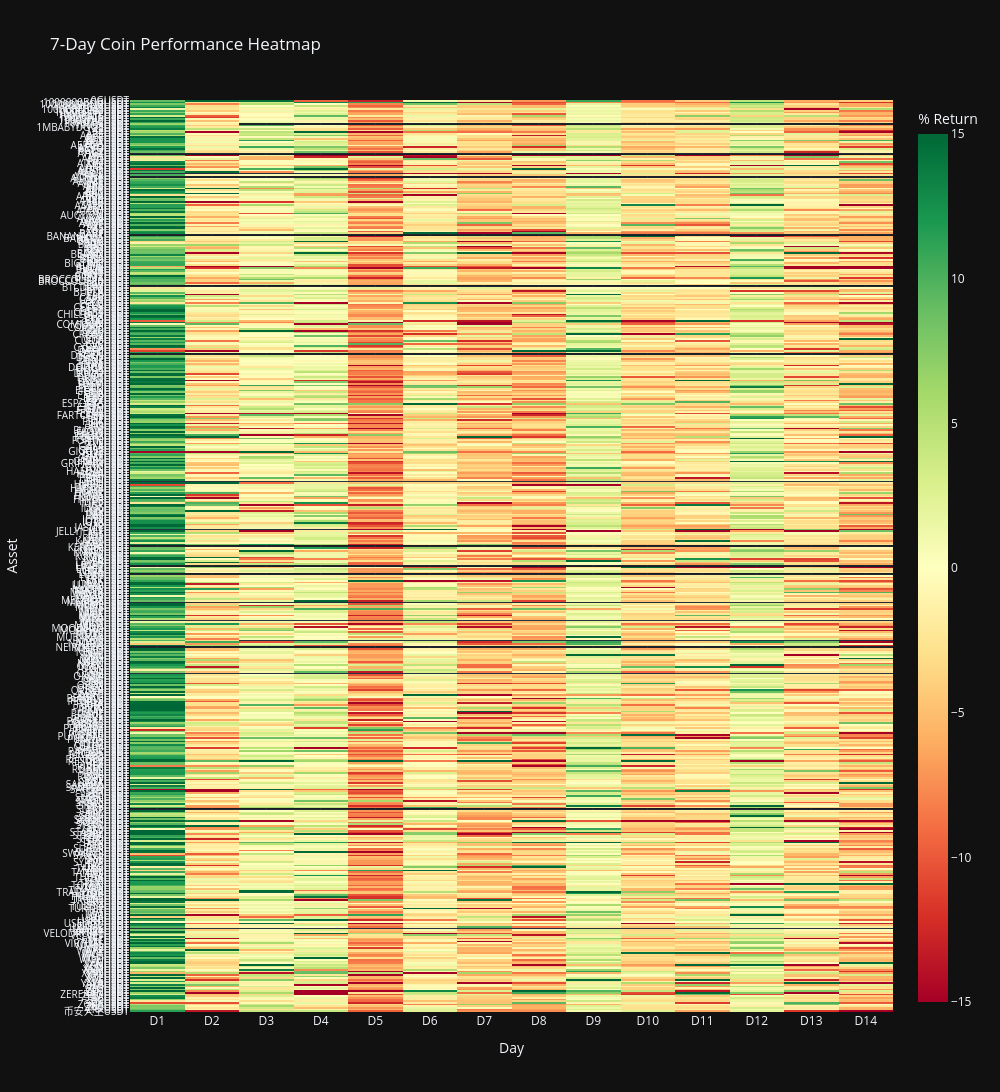

The cell this chart's notebook holds for it:
### Code cell
# Set the data directory path (adjust as needed)
data_path = "data/"

# List all CSV files in the folder
files = [f for f in os.listdir(data_path) if f.endswith(".csv")]

# Setup date range: last 7 days ending yesterday
today = datetime.now().date()
date_list = [today - timedelta(days=i) for i in range(1, 15)]
date_list.sort()

returns_data = {}

# Process each file
for file in files:
    symbol = file.replace(".csv", "")
    df = pd.read_csv(os.path.join(data_path, file), parse_dates=["datetime"])
    df.set_index("datetime", inplace=True)
    df = df.sort_index()
    
    df["log_return"] = np.log(df["close"] / df["close"].shift(1))
    df["pct_return"] = df["log_return"] * 100
    df["date"] = df.index.date
    
    # Get returns for the last 7 days
    row = []
    for date in date_list:
        val = df[df["date"] == date]["pct_return"]
        row.append(val.iloc[0] if not val.empty else np.nan)
    
    returns_data[symbol] = row

# Create DataFrame
heatmap_df = pd.DataFrame(returns_data, index=[d.strftime('%Y-%m-%d') for d in date_list]).T
heatmap_df.columns = [f"D{i+1}" for i in range(14)]  # Label columns as D1 to D7

# Plot scrollable heatmap using Plotly
fig = px.imshow(
    heatmap_df,
    text_auto=".2f",
    color_continuous_scale="RdYlGn",
    labels=dict(x="Day", y="Asset", color="% Return"),
    aspect="auto",
    title="7-Day Coin Performance Heatmap",
    zmin=-15,  # Set the minimum value for color scale
    zmax=15    # Set the maximum value for color scale
)
fig.update_layout(
    template="plotly_dark",
    height=16000,  # Enough height to show boxes clearly
    width=1000,
    yaxis_nticks=len(heatmap_df),
)
fig.update_yaxes(tickfont=dict(size=10), automargin=True)
fig.show()

### Figure 1 — Plotly figure (JSON) as saved in the notebook; plotly's stock layout.template omitted (floating-point values rounded to 4 significant figures; data arrays with more than 128 entries replaced by an {"elided": "..."} marker saying what was removed)
{"data": [{"coloraxis": "coloraxis", "hovertemplate": "Day: %{x}<br>Asset: %{y}<br>% Return: %{z}<extra></extra>", "name": "0", "texttemplate": "%{z:.2f}", "type": "heatmap", "x": ["D1", "D2", "D3", "D4", "D5", "D6", "D7", "D8", "D9", "D10", "D11", "D12", "D13", "D14"], "xaxis": "x", "y": {"elided": "551 str values"}, "yaxis": "y", "z": {"elided": "551x14 float values"}}], "layout": {"coloraxis": {"cmax": 15, "cmin": -15, "colorbar": {"title": {"text": "% Return"}}, "colorscale": [[0, "rgb(165,0,38)"], [0.1, "rgb(215,48,39)"], [0.2, "rgb(244,109,67)"], [0.3, "rgb(253,174,97)"], [0.4, "rgb(254,224,139)"], [0.5, "rgb(255,255,191)"], [0.6, "rgb(217,239,139)"], [0.7, "rgb(166,217,106)"], [0.8, "rgb(102,189,99)"], [0.9, "rgb(26,152,80)"], [1, "rgb(0,104,55)"]]}, "height": 16000, "title": {"text": "7-Day Coin Performance Heatmap"}, "width": 1000, "xaxis": {"anchor": "y", "domain": [0, 1], "title": {"text": "Day"}}, "yaxis": {"anchor": "x", "automargin": true, "autorange": "reversed", "domain": [0, 1], "nticks": 551, "tickfont": {"size": 10}, "title": {"text": "Asset"}}}}
